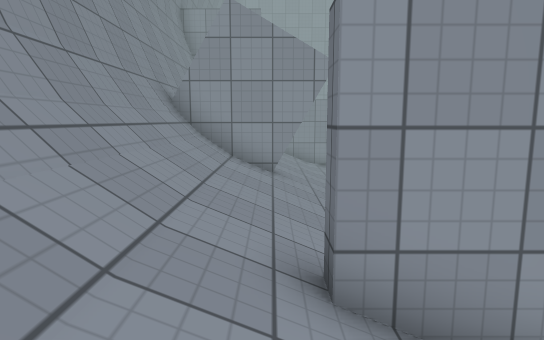
view 1 (above)

13 first-person views from a walk through a 3-D level made in the Unity game engine. The camera is 1.3 m above the floor, tilts 8° down and sees 75° across. The floor is counted in squares, 1 m on a side. Each view is taken from the middle of a square. On the plan, view 1 faces up. The plan holds only what a view shows up to about 15 squares ahead; the rest is blank. The place goes on beyond the plan. Surface patterns are stand-ins for the level's own textures.

view 2
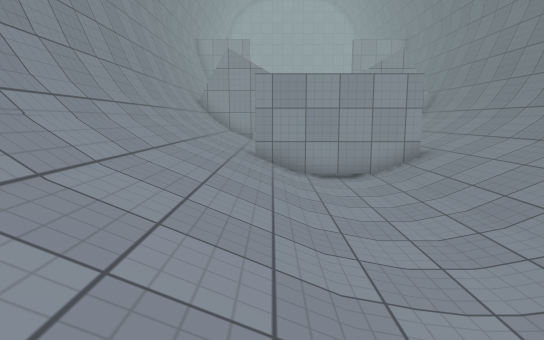

view 3
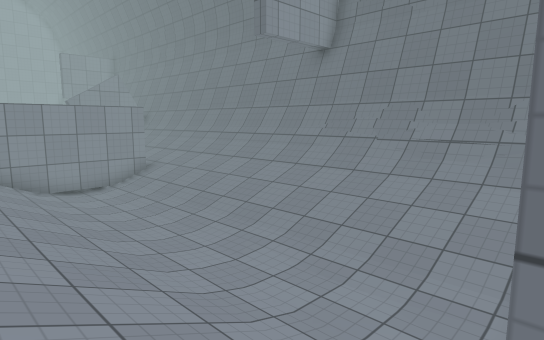

view 4
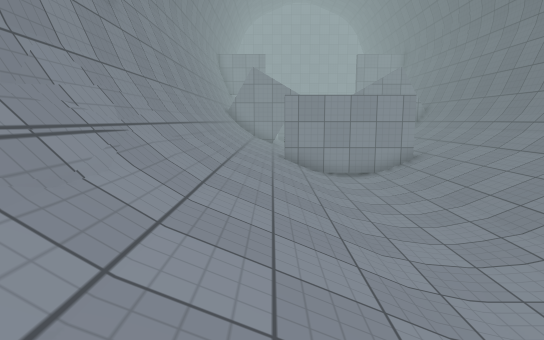

view 5
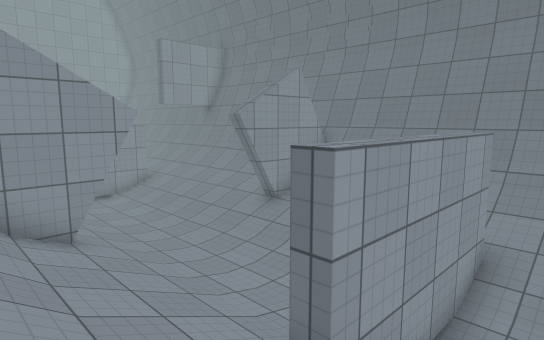

view 6
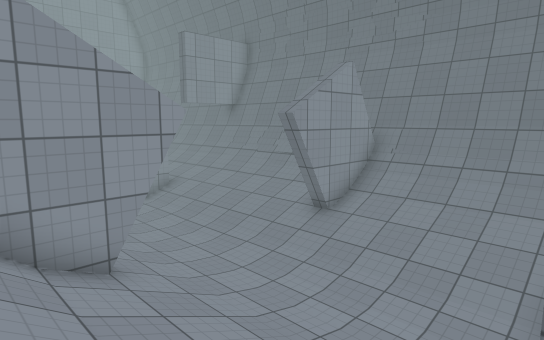

view 7
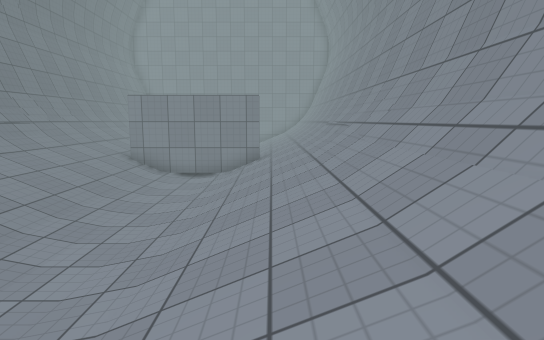

view 8
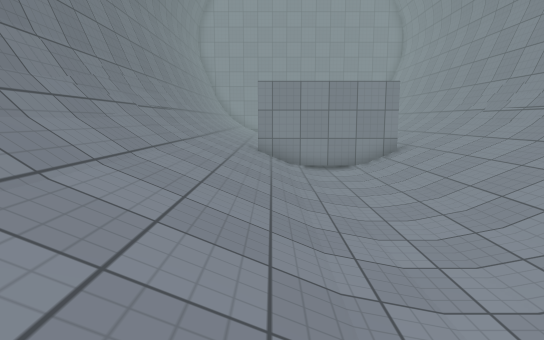

view 9
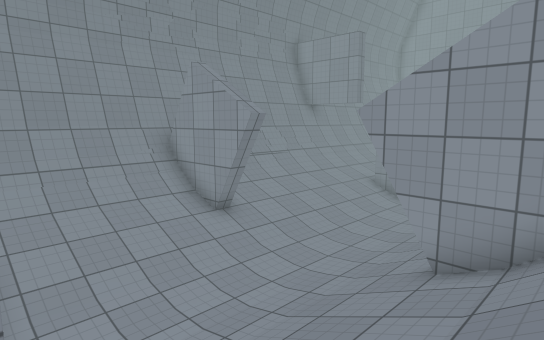

view 10
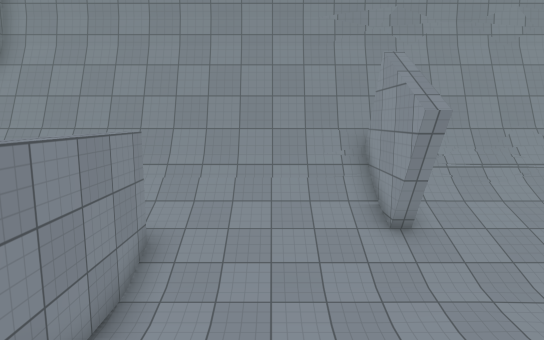

view 11
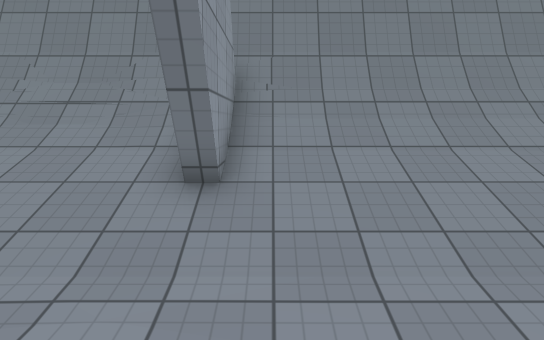

view 12
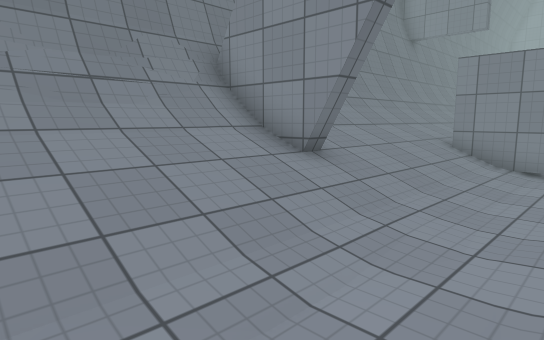

view 13
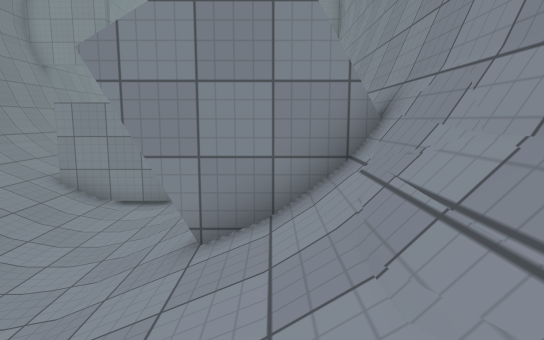

### Floor plan
Key: @ floor where view 1 was taken; # wall or solid block; . floor; / step, stairs or slope; = window, fence, low wall or low ledge.
Columns run from 3 left of view 1 to 9 right of it. Each row starts with its distance up from view 1.
 14 #=///...///=#
 13 #////...////#
 12 #////...////#
 11 #////...////#
 10 #=///...///=#
  9 ####/.../####
  8 #////...////#
  7 #////...////#
  6 #////...////#
  5 #////...////#
  4 #////...////#
  3 #///#####///#
  2 #////...////#
  1 #////...////#
  0 #//@/...////#
 -1 #////...////#
 -2 #////...////#
 -3 #////...////#
 -4 #////...////#
 -5 #=///...///=#
 -6 #=///...///=#
 -7 #////...////#
 -8 #////...////#
 -9 #////...////#
-10 #=///...///=#
-11 #=//#####//=#

Where each view was taken, in squares from view 1:
view 1: 0 up, 0 right, facing up
view 2: 8 down, 1 right, facing up
view 3: 11 down, 1 left, facing up-right
view 4: 11 down, 0 right, facing up
view 5: 1 up, 2 left, facing up-right
view 6: 3 up, 2 left, facing up-right
view 7: 3 up, 0 right, facing down
view 8: 2 up, 5 right, facing down
view 9: 3 up, 8 right, facing up-left
view 10: 6 up, 8 right, facing left
view 11: 8 up, 1 right, facing right
view 12: 14 up, 2 right, facing down-right
view 13: 14 up, 1 left, facing down
